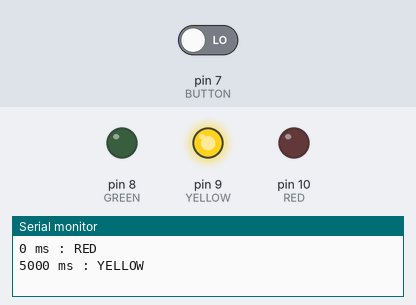
Recording of a sketch running on a simulated Arduino Uno, built with avr-gcc and run on an emulated ATmega328P. Shown: output pins drawn as LEDs (lit = HIGH), the last lines printed to the serial monitor. Inputs (shaded band) come from the test bench; at power-on: pin 7 (BUTTON) LOW.

Above: at 5.1 s.
At 7.8 s:
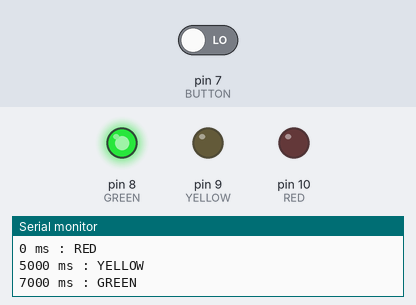
7.9 s: pin 7 (BUTTON) driven HIGH
At 12.2 s:
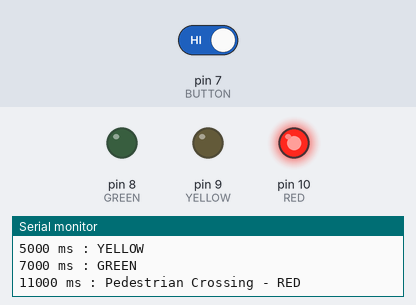
Timing chart, 0 to 13.7 s (numbered marks = the images above; inputs shaded):
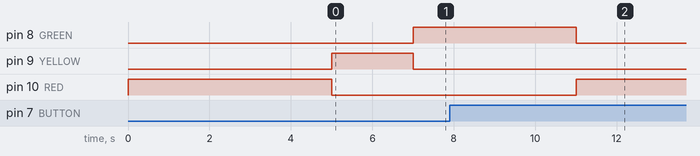

The sketch:

traffic_light.ino
```cpp
const int RED = 10;
const int YELLOW = 9;
const int GREEN = 8;
const int BUTTON = 7;

void setup() {
  pinMode(RED, OUTPUT);
  pinMode(YELLOW, OUTPUT);
  pinMode(GREEN, OUTPUT);
  pinMode(BUTTON, INPUT);

  Serial.begin(9600);
}

void loop() {

  // Pedestrian button pressed
  if (digitalRead(BUTTON) == HIGH) {
    digitalWrite(RED, HIGH);
    digitalWrite(YELLOW, LOW);
    digitalWrite(GREEN, LOW);

    Serial.print(millis());
    Serial.println(" ms : Pedestrian Crossing - RED");

    delay(8000);
    return;
  }

  // RED for 5 seconds
  digitalWrite(RED, HIGH);
  digitalWrite(YELLOW, LOW);
  digitalWrite(GREEN, LOW);

  Serial.print(millis());
  Serial.println(" ms : RED");

  delay(5000);

  // Check button again
  if (digitalRead(BUTTON) == HIGH) return;

  // YELLOW for 2 seconds
  digitalWrite(RED, LOW);
  digitalWrite(YELLOW, HIGH);
  digitalWrite(GREEN, LOW);

  Serial.print(millis());
  Serial.println(" ms : YELLOW");

  delay(2000);

  if (digitalRead(BUTTON) == HIGH) return;

  // GREEN for 4 seconds
  digitalWrite(RED, LOW);
  digitalWrite(YELLOW, LOW);
  digitalWrite(GREEN, HIGH);

  Serial.print(millis());
  Serial.println(" ms : GREEN");

  delay(4000);
}
```

Measured:
- after the input at 7.9 s, pin 8 (GREEN): goes on until 11.0 s, then stays LOW; pin 9 (YELLOW): stays LOW (without the input it goes to HIGH after 8.1 s); pin 10 (RED): goes on until 11.0 s, then stays HIGH
